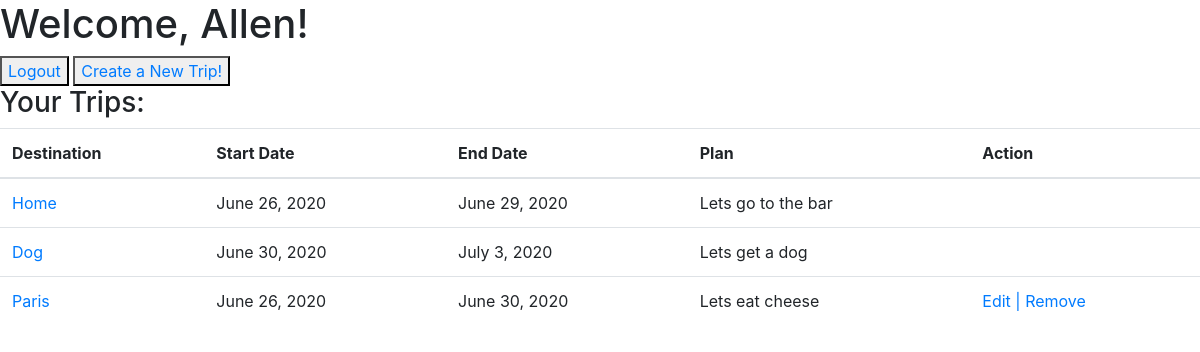
The app's page /dashboard (signed in) with its own data.
### Main/models.py (models this page shows)
class User(models.Model):
    first_name = models.CharField(max_length=30)
    last_name = models.CharField(max_length=30)
    email = models.CharField(max_length=50)
    password = models.CharField(max_length=100)
    confirmPW = models.CharField(max_length=100)
    objects = UserManager()
    created_at = models.DateTimeField(auto_now_add=True)
    updated_at = models.DateTimeField(auto_now=True)

class Trip(models.Model):
    destination = models.CharField(max_length=64)
    start_date = models.DateField()
    end_date = models.DateField()
    plan = models.TextField()
    createdBy = models.ForeignKey(User, related_name="createdBy", on_delete=models.CASCADE)
    trips = models.ForeignKey(User, null=True, related_name='trips', on_delete=models.CASCADE)
    created_at = models.DateTimeField(auto_now_add=True)
    updated_at = models.DateTimeField(auto_now=True)
    objects = TripManager()

### Main/views.py (the view)
# urls.py: path('dashboard', views.dashboard),
def dashboard(request):
    if 'userid' not in request.session:
        return redirect('/')
    context = {
        'user': User.objects.get(id=request.session['userid']),
        'trip': Trip.objects.all(),
    }
    return render(request, 'dashboard.html', context)

### Main/templates/dashboard.html (shortened to what this page needs)
<!doctype html>
<html lang="en">
  <head>
    <link rel="stylesheet" href="https://stackpath.bootstrapcdn.com/bootstrap/4.3.1/css/bootstrap.min.css">
  </head>
  <body>
    <h1>Welcome, {{user.first_name}}!</h1>
    <button type="submit">
    <a href="logout">Logout</a>
    </button>
    <button type="submit">
    <a href="newtrip">Create a New Trip!</a>
    </button>
    <h3>Your Trips:</h3>
    <table class="table">
        <thead>
          <tr>
            <th scope="col">Destination</th>
            <th scope="col">Start Date</th>
            <th scope="col">End Date</th>
            <th scope="col">Plan</th>
            <th scope="col">Action</th>
          </tr>
        </thead>
        <tbody>
          {% for trip in trip %}
        <tr>
            <td><a href="/trip_info/{{trip.id}}">{{trip.destination}}</a></td>
            <td>{{trip.start_date}}</td>
            <td>{{trip.end_date}}</td>
            <td>{{trip.plan}}</td>
            <td>
                {% if trip.createdBy.id == request.session.userid %}
                <a href="/trip/edit/{{trip.id}}">Edit |</a>
                <a href="/trip/remove/{{trip.id}}">Remove</a>
                {% endif %}
            </td>
        </tr>
        {% endfor %}
      </tbody>
    </table>
  </body>
</html>

### records on screen
User: first_name "Allen"
Trip: destination "Home", start_date "June 26, 2020", end_date "June 29, 2020", plan "Lets go to the bar"
Trip: destination "Dog", start_date "June 30, 2020", end_date "July 3, 2020", plan "Lets get a dog"
Trip: destination "Paris", start_date "June 26, 2020", end_date "June 30, 2020", plan "Lets eat cheese"
